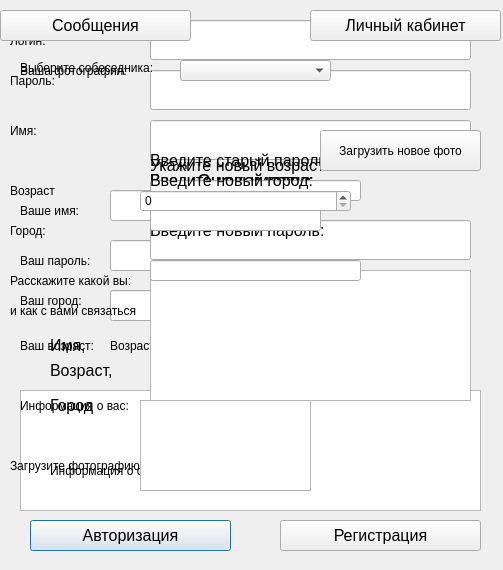
<?xml version="1.0" encoding="UTF-8"?>
<ui version="4.0">
 <class>Dialog</class>
 <widget class="QDialog" name="Dialog">
  <property name="enabled">
   <bool>true</bool>
  </property>
  <property name="geometry">
   <rect>
    <x>0</x>
    <y>0</y>
    <width>503</width>
    <height>570</height>
   </rect>
  </property>
  <property name="acceptDrops">
   <bool>false</bool>
  </property>
  <property name="windowTitle">
   <string>Dialog</string>
  </property>
  <property name="autoFillBackground">
   <bool>false</bool>
  </property>
  <property name="sizeGripEnabled">
   <bool>false</bool>
  </property>
  <property name="modal">
   <bool>false</bool>
  </property>
  <widget class="QLabel" name="main_label">
   <property name="geometry">
    <rect>
     <x>10</x>
     <y>10</y>
     <width>490</width>
     <height>341</height>
    </rect>
   </property>
   <property name="text">
    <string>&lt;html&gt;&lt;head/&gt;&lt;body&gt;&lt;p align=&quot;center&quot;&gt;&lt;span style=&quot; font-size:16pt;&quot;&gt;Знакомства&lt;/span&gt;&lt;/p&gt;&lt;/body&gt;&lt;/html&gt;</string>
   </property>
  </widget>
  <widget class="QLabel" name="login">
   <property name="geometry">
    <rect>
     <x>10</x>
     <y>20</y>
     <width>91</width>
     <height>41</height>
    </rect>
   </property>
   <property name="text">
    <string>Логин:</string>
   </property>
  </widget>
  <widget class="QLineEdit" name="login_input">
   <property name="geometry">
    <rect>
     <x>150</x>
     <y>20</y>
     <width>321</width>
     <height>40</height>
    </rect>
   </property>
  </widget>
  <widget class="QLineEdit" name="location_input">
   <property name="geometry">
    <rect>
     <x>150</x>
     <y>220</y>
     <width>321</width>
     <height>40</height>
    </rect>
   </property>
  </widget>
  <widget class="QLineEdit" name="password_input">
   <property name="geometry">
    <rect>
     <x>150</x>
     <y>70</y>
     <width>321</width>
     <height>40</height>
    </rect>
   </property>
   <property name="echoMode">
    <enum>QLineEdit::Password</enum>
   </property>
  </widget>
  <widget class="QLineEdit" name="name_input">
   <property name="geometry">
    <rect>
     <x>150</x>
     <y>120</y>
     <width>321</width>
     <height>40</height>
    </rect>
   </property>
  </widget>
  <widget class="QLabel" name="location">
   <property name="geometry">
    <rect>
     <x>10</x>
     <y>210</y>
     <width>91</width>
     <height>41</height>
    </rect>
   </property>
   <property name="text">
    <string>Город:</string>
   </property>
  </widget>
  <widget class="QLabel" name="age">
   <property name="geometry">
    <rect>
     <x>10</x>
     <y>170</y>
     <width>91</width>
     <height>41</height>
    </rect>
   </property>
   <property name="text">
    <string>Возраст</string>
   </property>
  </widget>
  <widget class="QLabel" name="name">
   <property name="geometry">
    <rect>
     <x>10</x>
     <y>110</y>
     <width>91</width>
     <height>41</height>
    </rect>
   </property>
   <property name="text">
    <string>Имя:</string>
   </property>
  </widget>
  <widget class="QLabel" name="password">
   <property name="geometry">
    <rect>
     <x>10</x>
     <y>60</y>
     <width>91</width>
     <height>41</height>
    </rect>
   </property>
   <property name="text">
    <string>Пароль:</string>
   </property>
  </widget>
  <widget class="QLabel" name="description">
   <property name="geometry">
    <rect>
     <x>10</x>
     <y>260</y>
     <width>131</width>
     <height>41</height>
    </rect>
   </property>
   <property name="text">
    <string>Расскажите какой вы:</string>
   </property>
  </widget>
  <widget class="QTextEdit" name="description_input">
   <property name="geometry">
    <rect>
     <x>150</x>
     <y>270</y>
     <width>321</width>
     <height>131</height>
    </rect>
   </property>
  </widget>
  <widget class="QSpinBox" name="age_input">
   <property name="geometry">
    <rect>
     <x>150</x>
     <y>180</y>
     <width>71</width>
     <height>31</height>
    </rect>
   </property>
  </widget>
  <widget class="QPushButton" name="autorizationbtn">
   <property name="geometry">
    <rect>
     <x>30</x>
     <y>520</y>
     <width>201</width>
     <height>31</height>
    </rect>
   </property>
   <property name="font">
    <font>
     <pointsize>12</pointsize>
    </font>
   </property>
   <property name="text">
    <string>Авторизация</string>
   </property>
  </widget>
  <widget class="QPushButton" name="regbtn">
   <property name="geometry">
    <rect>
     <x>280</x>
     <y>520</y>
     <width>201</width>
     <height>31</height>
    </rect>
   </property>
   <property name="font">
    <font>
     <pointsize>12</pointsize>
    </font>
   </property>
   <property name="text">
    <string>Регистрация</string>
   </property>
  </widget>
  <widget class="QPushButton" name="load_imagebtn">
   <property name="geometry">
    <rect>
     <x>160</x>
     <y>450</y>
     <width>121</width>
     <height>31</height>
    </rect>
   </property>
   <property name="text">
    <string>Загрузить</string>
   </property>
  </widget>
  <widget class="QLabel" name="image">
   <property name="geometry">
    <rect>
     <x>10</x>
     <y>450</y>
     <width>131</width>
     <height>31</height>
    </rect>
   </property>
   <property name="text">
    <string>Загрузите фотографию:</string>
   </property>
  </widget>
  <widget class="QLabel" name="image_out">
   <property name="geometry">
    <rect>
     <x>310</x>
     <y>420</y>
     <width>130</width>
     <height>90</height>
    </rect>
   </property>
   <property name="text">
    <string/>
   </property>
  </widget>
  <widget class="QLabel" name="age_user">
   <property name="geometry">
    <rect>
     <x>50</x>
     <y>360</y>
     <width>311</width>
     <height>21</height>
    </rect>
   </property>
   <property name="font">
    <font>
     <pointsize>12</pointsize>
    </font>
   </property>
   <property name="text">
    <string>Возраст,</string>
   </property>
  </widget>
  <widget class="QLabel" name="image_user">
   <property name="geometry">
    <rect>
     <x>130</x>
     <y>70</y>
     <width>261</width>
     <height>231</height>
    </rect>
   </property>
   <property name="text">
    <string/>
   </property>
  </widget>
  <widget class="QLabel" name="name_user">
   <property name="geometry">
    <rect>
     <x>50</x>
     <y>330</y>
     <width>321</width>
     <height>31</height>
    </rect>
   </property>
   <property name="font">
    <font>
     <pointsize>12</pointsize>
    </font>
   </property>
   <property name="text">
    <string>Имя,</string>
   </property>
  </widget>
  <widget class="QLabel" name="description_user">
   <property name="geometry">
    <rect>
     <x>50</x>
     <y>430</y>
     <width>421</width>
     <height>81</height>
    </rect>
   </property>
   <property name="text">
    <string>Информация о себе</string>
   </property>
  </widget>
  <widget class="QLabel" name="location_user">
   <property name="geometry">
    <rect>
     <x>50</x>
     <y>390</y>
     <width>321</width>
     <height>31</height>
    </rect>
   </property>
   <property name="font">
    <font>
     <pointsize>12</pointsize>
    </font>
   </property>
   <property name="text">
    <string>Город</string>
   </property>
  </widget>
  <widget class="QLabel" name="your_avatar">
   <property name="geometry">
    <rect>
     <x>150</x>
     <y>10</y>
     <width>161</width>
     <height>141</height>
    </rect>
   </property>
   <property name="text">
    <string/>
   </property>
  </widget>
  <widget class="QLabel" name="your_description_label">
   <property name="geometry">
    <rect>
     <x>20</x>
     <y>390</y>
     <width>121</width>
     <height>31</height>
    </rect>
   </property>
   <property name="text">
    <string>Информация о вас:</string>
   </property>
  </widget>
  <widget class="QLabel" name="your_image_label">
   <property name="geometry">
    <rect>
     <x>20</x>
     <y>50</y>
     <width>141</width>
     <height>41</height>
    </rect>
   </property>
   <property name="text">
    <string>Ваша фотография:</string>
   </property>
  </widget>
  <widget class="QLabel" name="your_age_label">
   <property name="geometry">
    <rect>
     <x>20</x>
     <y>330</y>
     <width>81</width>
     <height>31</height>
    </rect>
   </property>
   <property name="text">
    <string>Ваш возраст:</string>
   </property>
  </widget>
  <widget class="QLabel" name="your_age">
   <property name="geometry">
    <rect>
     <x>110</x>
     <y>320</y>
     <width>371</width>
     <height>51</height>
    </rect>
   </property>
   <property name="text">
    <string>Возраст</string>
   </property>
  </widget>
  <widget class="QLabel" name="your_pass_label">
   <property name="geometry">
    <rect>
     <x>20</x>
     <y>250</y>
     <width>81</width>
     <height>21</height>
    </rect>
   </property>
   <property name="text">
    <string>Ваш пароль:</string>
   </property>
  </widget>
  <widget class="QLabel" name="your_local_label">
   <property name="geometry">
    <rect>
     <x>20</x>
     <y>290</y>
     <width>81</width>
     <height>21</height>
    </rect>
   </property>
   <property name="text">
    <string>Ваш город:</string>
   </property>
  </widget>
  <widget class="QPushButton" name="load_new_avata_btn">
   <property name="geometry">
    <rect>
     <x>320</x>
     <y>130</y>
     <width>161</width>
     <height>41</height>
    </rect>
   </property>
   <property name="text">
    <string>Загрузить новое фото</string>
   </property>
  </widget>
  <widget class="QPlainTextEdit" name="your_description">
   <property name="geometry">
    <rect>
     <x>140</x>
     <y>400</y>
     <width>171</width>
     <height>91</height>
    </rect>
   </property>
  </widget>
  <widget class="QLabel" name="your_login_label">
   <property name="geometry">
    <rect>
     <x>20</x>
     <y>190</y>
     <width>81</width>
     <height>41</height>
    </rect>
   </property>
   <property name="text">
    <string>Ваше имя:</string>
   </property>
  </widget>
  <widget class="QPushButton" name="person_acc_btn">
   <property name="geometry">
    <rect>
     <x>310</x>
     <y>10</y>
     <width>191</width>
     <height>31</height>
    </rect>
   </property>
   <property name="font">
    <font>
     <pointsize>12</pointsize>
    </font>
   </property>
   <property name="text">
    <string>Личный кабинет</string>
   </property>
  </widget>
  <widget class="QLabel" name="login1_label">
   <property name="geometry">
    <rect>
     <x>150</x>
     <y>170</y>
     <width>211</width>
     <height>21</height>
    </rect>
   </property>
   <property name="font">
    <font>
     <pointsize>12</pointsize>
    </font>
   </property>
   <property name="text">
    <string>Введите новый логин:</string>
   </property>
  </widget>
  <widget class="QLineEdit" name="login1_input">
   <property name="geometry">
    <rect>
     <x>150</x>
     <y>200</y>
     <width>171</width>
     <height>20</height>
    </rect>
   </property>
  </widget>
  <widget class="QLineEdit" name="pass1_input">
   <property name="geometry">
    <rect>
     <x>150</x>
     <y>180</y>
     <width>211</width>
     <height>21</height>
    </rect>
   </property>
   <property name="echoMode">
    <enum>QLineEdit::Password</enum>
   </property>
  </widget>
  <widget class="QLabel" name="pass2_label">
   <property name="geometry">
    <rect>
     <x>150</x>
     <y>220</y>
     <width>251</width>
     <height>21</height>
    </rect>
   </property>
   <property name="font">
    <font>
     <pointsize>12</pointsize>
    </font>
   </property>
   <property name="text">
    <string>Введите новый пароль:</string>
   </property>
  </widget>
  <widget class="QLabel" name="pass1_label">
   <property name="geometry">
    <rect>
     <x>150</x>
     <y>150</y>
     <width>251</width>
     <height>21</height>
    </rect>
   </property>
   <property name="font">
    <font>
     <pointsize>12</pointsize>
    </font>
   </property>
   <property name="text">
    <string>Введите старый пароль:</string>
   </property>
  </widget>
  <widget class="QLineEdit" name="pass2_input">
   <property name="geometry">
    <rect>
     <x>150</x>
     <y>260</y>
     <width>211</width>
     <height>21</height>
    </rect>
   </property>
   <property name="echoMode">
    <enum>QLineEdit::Password</enum>
   </property>
  </widget>
  <widget class="QLabel" name="local1_label">
   <property name="geometry">
    <rect>
     <x>150</x>
     <y>160</y>
     <width>181</width>
     <height>41</height>
    </rect>
   </property>
   <property name="font">
    <font>
     <pointsize>12</pointsize>
    </font>
   </property>
   <property name="text">
    <string>Введите новый город:</string>
   </property>
  </widget>
  <widget class="QLineEdit" name="local1_input">
   <property name="geometry">
    <rect>
     <x>150</x>
     <y>200</y>
     <width>171</width>
     <height>31</height>
    </rect>
   </property>
  </widget>
  <widget class="QLabel" name="age1_label">
   <property name="geometry">
    <rect>
     <x>150</x>
     <y>150</y>
     <width>191</width>
     <height>31</height>
    </rect>
   </property>
   <property name="font">
    <font>
     <pointsize>12</pointsize>
    </font>
   </property>
   <property name="text">
    <string>Укажите новый возраст:</string>
   </property>
  </widget>
  <widget class="QSpinBox" name="age1_input">
   <property name="geometry">
    <rect>
     <x>140</x>
     <y>190</y>
     <width>211</width>
     <height>22</height>
    </rect>
   </property>
  </widget>
  <widget class="QLabel" name="label">
   <property name="geometry">
    <rect>
     <x>10</x>
     <y>300</y>
     <width>141</width>
     <height>21</height>
    </rect>
   </property>
   <property name="text">
    <string>и как с вами связаться</string>
   </property>
  </widget>
  <widget class="QPushButton" name="messages_btn">
   <property name="geometry">
    <rect>
     <x>0</x>
     <y>10</y>
     <width>191</width>
     <height>31</height>
    </rect>
   </property>
   <property name="font">
    <font>
     <pointsize>12</pointsize>
    </font>
   </property>
   <property name="text">
    <string>Сообщения</string>
   </property>
  </widget>
  <widget class="QComboBox" name="interlocutors">
   <property name="geometry">
    <rect>
     <x>180</x>
     <y>60</y>
     <width>151</width>
     <height>21</height>
    </rect>
   </property>
  </widget>
  <widget class="QLabel" name="interlocutor_label">
   <property name="geometry">
    <rect>
     <x>20</x>
     <y>60</y>
     <width>141</width>
     <height>16</height>
    </rect>
   </property>
   <property name="text">
    <string>Выберите собеседника:</string>
   </property>
  </widget>
  <widget class="QTextEdit" name="message_text">
   <property name="geometry">
    <rect>
     <x>20</x>
     <y>390</y>
     <width>461</width>
     <height>121</height>
    </rect>
   </property>
  </widget>
  <widget class="QLineEdit" name="your_pass">
   <property name="geometry">
    <rect>
     <x>110</x>
     <y>240</y>
     <width>201</width>
     <height>31</height>
    </rect>
   </property>
  </widget>
  <widget class="QLineEdit" name="your_local">
   <property name="geometry">
    <rect>
     <x>110</x>
     <y>290</y>
     <width>201</width>
     <height>31</height>
    </rect>
   </property>
  </widget>
  <widget class="QLineEdit" name="your_login">
   <property name="geometry">
    <rect>
     <x>110</x>
     <y>190</y>
     <width>201</width>
     <height>31</height>
    </rect>
   </property>
  </widget>
  <zorder>name_user</zorder>
  <zorder>main_label</zorder>
  <zorder>your_pass</zorder>
  <zorder>image_user</zorder>
  <zorder>description</zorder>
  <zorder>message_text</zorder>
  <zorder>your_description_label</zorder>
  <zorder>location_user</zorder>
  <zorder>your_age_label</zorder>
  <zorder>your_age</zorder>
  <zorder>your_login</zorder>
  <zorder>your_local</zorder>
  <zorder>description_user</zorder>
  <zorder>description_input</zorder>
  <zorder>login</zorder>
  <zorder>login_input</zorder>
  <zorder>location_input</zorder>
  <zorder>password_input</zorder>
  <zorder>name_input</zorder>
  <zorder>location</zorder>
  <zorder>age</zorder>
  <zorder>name</zorder>
  <zorder>password</zorder>
  <zorder>age_input</zorder>
  <zorder>autorizationbtn</zorder>
  <zorder>regbtn</zorder>
  <zorder>load_imagebtn</zorder>
  <zorder>image</zorder>
  <zorder>image_out</zorder>
  <zorder>age_user</zorder>
  <zorder>your_avatar</zorder>
  <zorder>your_image_label</zorder>
  <zorder>your_pass_label</zorder>
  <zorder>your_local_label</zorder>
  <zorder>your_description</zorder>
  <zorder>your_login_label</zorder>
  <zorder>person_acc_btn</zorder>
  <zorder>login1_label</zorder>
  <zorder>login1_input</zorder>
  <zorder>pass1_input</zorder>
  <zorder>pass2_label</zorder>
  <zorder>pass1_label</zorder>
  <zorder>pass2_input</zorder>
  <zorder>local1_label</zorder>
  <zorder>local1_input</zorder>
  <zorder>age1_label</zorder>
  <zorder>age1_input</zorder>
  <zorder>label</zorder>
  <zorder>messages_btn</zorder>
  <zorder>interlocutors</zorder>
  <zorder>interlocutor_label</zorder>
  <zorder>load_new_avata_btn</zorder>
 </widget>
 <resources/>
 <connections/>
</ui>
